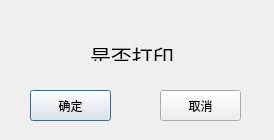
<?xml version="1.0" encoding="UTF-8"?>
<ui version="4.0">
 <class>Print</class>
 <widget class="QDialog" name="Print">
  <property name="geometry">
   <rect>
    <x>0</x>
    <y>0</y>
    <width>274</width>
    <height>140</height>
   </rect>
  </property>
  <property name="windowTitle">
   <string>Dialog</string>
  </property>
  <widget class="QPushButton" name="sure">
   <property name="geometry">
    <rect>
     <x>30</x>
     <y>90</y>
     <width>81</width>
     <height>31</height>
    </rect>
   </property>
   <property name="text">
    <string>确定</string>
   </property>
  </widget>
  <widget class="QPushButton" name="cancel">
   <property name="geometry">
    <rect>
     <x>160</x>
     <y>90</y>
     <width>81</width>
     <height>31</height>
    </rect>
   </property>
   <property name="text">
    <string>取消</string>
   </property>
  </widget>
  <widget class="QLabel" name="label">
   <property name="geometry">
    <rect>
     <x>90</x>
     <y>40</y>
     <width>91</width>
     <height>21</height>
    </rect>
   </property>
   <property name="text">
    <string>&lt;html&gt;&lt;head/&gt;&lt;body&gt;&lt;p&gt;&lt;span style=&quot; font-size:16pt;&quot;&gt;是否打印&lt;/span&gt;&lt;/p&gt;&lt;/body&gt;&lt;/html&gt;</string>
   </property>
  </widget>
 </widget>
 <resources/>
 <connections/>
</ui>
